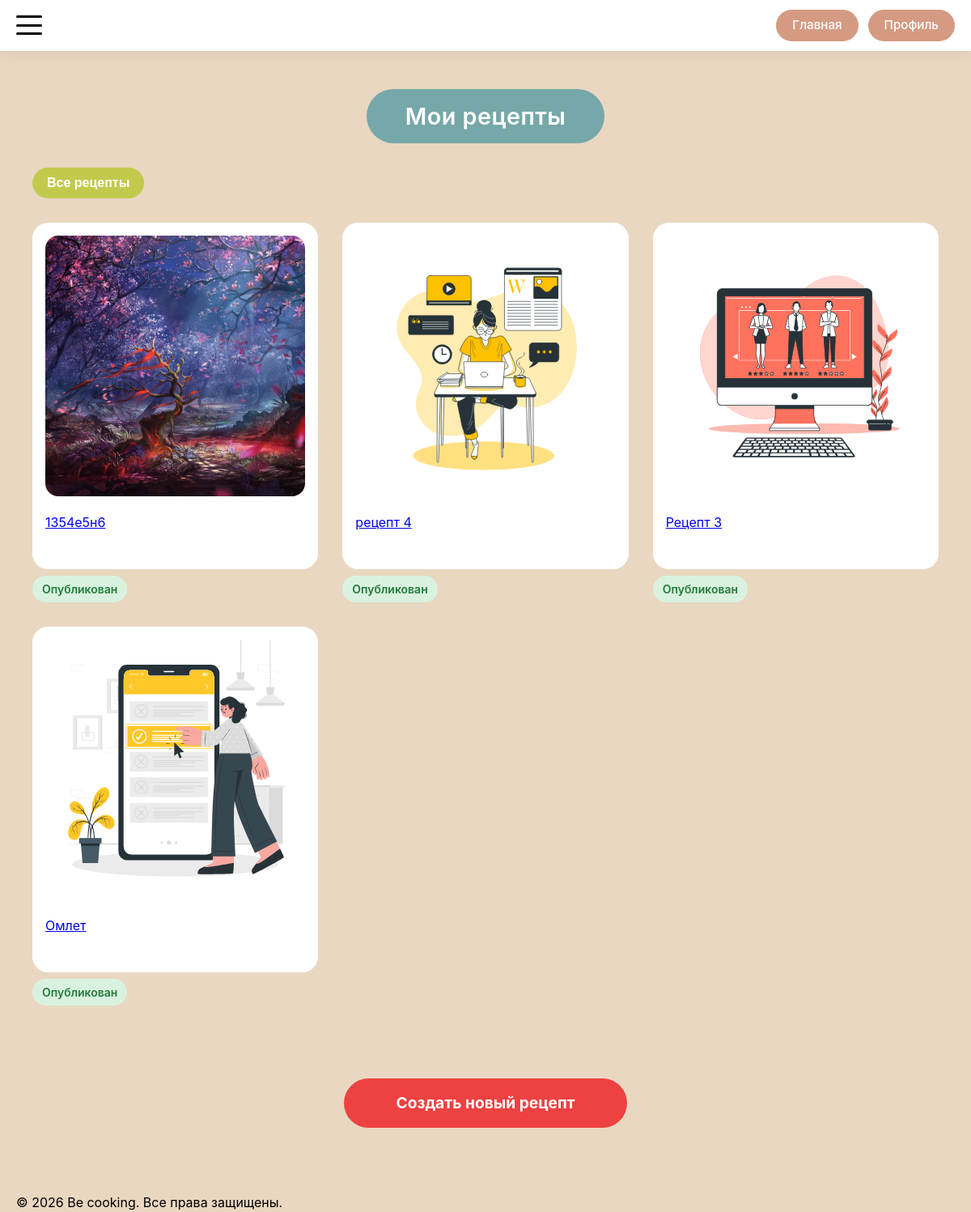
/my-recipes (signed in), run on an earlier commit of the app's database.
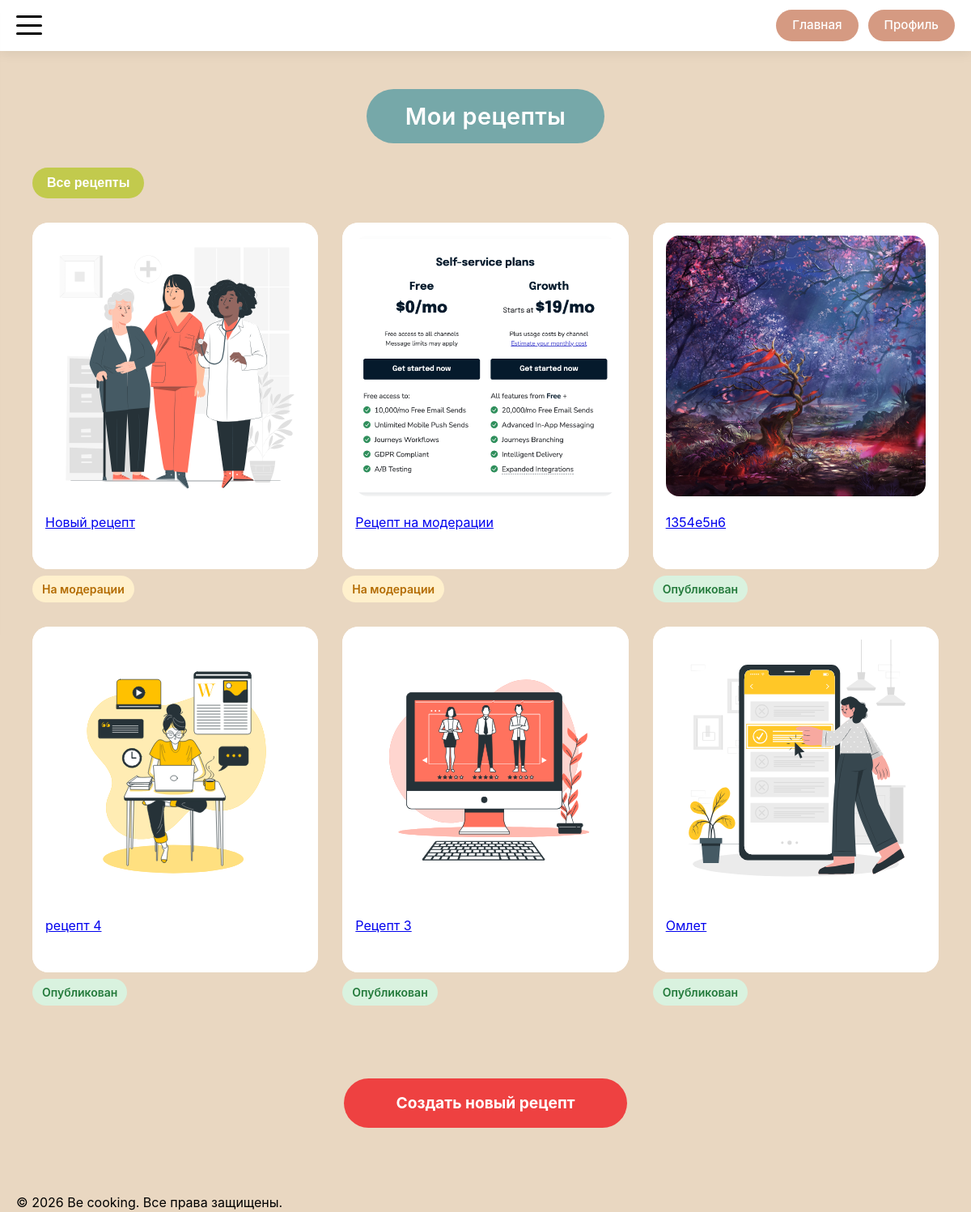
And on a later commit of the database.
### models.py (models this page shows)
class Recipe(db.Model):
    __tablename__ = 'recipe'
    id = db.Column(db.Integer, primary_key=True)
    title = db.Column(db.String(200), nullable=False)
    description = db.Column(db.Text)
    author_id = db.Column(db.Integer, db.ForeignKey('user.id'), nullable=False)
    status = db.Column(db.Enum(RecipeStatusEnum), nullable=False, default=RecipeStatusEnum.PENDING)
    created_at = db.Column(db.DateTime, default=datetime.utcnow)
    updated_at = db.Column(db.DateTime, default=datetime.utcnow, onupdate=datetime.utcnow)
    main_image_url = db.Column(db.String(300))
    ingredients = db.Column(db.JSON)  # В SQLAlchemy JSON может хранить массивы
    steps = db.relationship('RecipeStep', backref='recipe', lazy='dynamic', cascade='all, delete-orphan')
    comments = db.relationship('Comment', backref='recipe', lazy='dynamic', cascade='all, delete-orphan')
    notes = db.relationship('Note', backref='recipe', lazy='dynamic', cascade='all, delete-orphan')
    favorites = db.relationship('Favorite', backref='recipe', lazy='dynamic', cascade='all, delete-orphan')
    cart_items = db.relationship('CartItem', backref='recipe', lazy='dynamic', cascade='all, delete-orphan')

### routes/recipe_routes.py (the view, shortened to what this page needs)
@app.route('/my-recipes')
@login_required
def my_recipes():
    limit = request.args.get('limit', 9, type=int)
    offset = request.args.get('offset', 0, type=int)
    status = request.args.get('status')
    recipes_query = Recipe.query.filter_by(
        author_id=current_user.id
    )
    recipes_query = recipes_query.order_by(Recipe.created_at.desc())
    total = recipes_query.count()
    my_recipes = recipes_query.offset(offset).limit(limit).all()
    has_next = offset + limit < total
    has_prev = offset > 0
    status_labels = {
        'published': 'Опубликованные',
        'pending': 'На модерации',
        'rejected': 'Отклонённые'
    }
    return render_template(
        'my_recipes/my_recipes.html',
        my_recipes=my_recipes,
        limit=limit,
        offset=offset,
        has_next=has_next,
        has_prev=has_prev,
        current_status=status,
        status_labels=status_labels
    )

### app.py (called while the page is built)
@login_manager.user_loader
def load_user(user_id):
    return User.query.get(int(user_id))

@app.context_processor
def inject_enums():
    return dict(UserRoleEnum=UserRoleEnum)

### templates/my_recipes/my_recipes.html (shortened to what this page needs)
{% extends 'base/base.html' %}
{% block main_class %}my-recipes-main{% endblock %}
{% block container_class %}my-recipes-container{% endblock %}
{% block content %}
<div class="my-recipes-header-wrapper">
    <h1 class="my-recipes-title">Мои рецепты</h1>
</div>
<div class="my-recipes-filter-wrapper">
    <div class="dropdown">
        <button class="filter-status-btn" type="button">
            {% if current_status %}
            {{ status_labels[current_status] }}
            {% else %}
            Все рецепты
            {% endif %}
        </button>
    </div>
</div>
<div class="my-recipes-grid">
    {% for recipe in my_recipes %}
    <div class="my-recipe-card">
        {% with
        detail_endpoint = 'recipe_manage',
        item_id = recipe.id
        %}
        {% include 'components/_card.html' with context %}
        {% endwith %}
        {% if recipe.status.value == 'published' %}
        <div class="recipe-status recipe-status-published">Опубликован</div>
        {% elif recipe.status.value == 'pending' %}
        <div class="recipe-status recipe-status-pending">На модерации</div>
        {% elif recipe.status.value == 'rejected' %}
        <div class="recipe-status recipe-status-rejected">Отказано</div>
        {% endif %}
    </div>
    {% else %}
    <p>У вас нет рецептов с таким статусом</p>
    {% endfor %}
</div>
<div class="my-recipes-footer">
    <a href="{{ url_for('recipe_add') }}" class="create-recipe-btn-footer"
       style="text-decoration: none; display: inline-block;">
        Создать новый рецепт
    </a>
</div>
{% endblock %}

### templates/base/base.html (shortened to what this page needs)
<!DOCTYPE html>
<html lang="ru">
<head>
    <link href="https://googleapis.com/css2?family=Inter:opsz,wght@14..32,300;14..32,400;14..32,500;14..32,600;14..32,700&display=swap" rel="stylesheet">
    <link rel="stylesheet" href="{{ url_for('static', filename='css/style.css') }}">
</head>
<body>
    {% if request.endpoint != 'auth' %}
        {% include 'components/_header.html' %}
    {% endif %}
    <main class="main {% block main_class %}{% endblock %}">
        <div class="container {% block container_class %}{% endblock %}">
            {% block content %}{% endblock %}
        </div>
    </main>
    {% if request.endpoint != 'auth' %}
        {% include 'components/_footer.html' %}
    {% endif %}
</body>
</html>

### templates/components/_header.html (shortened to what this page needs)
<header class="header">
    <div class="header-container container">
        <button class="burger-btn" id="burgerBtn">
            <span></span>
            <span></span>
            <span></span>
        </button>
        <div class="header-buttons">
            <a href="{{ url_for('index') }}" class="header-btn">Главная</a>
            {% if current_user.is_authenticated %}
                <a href="{{ url_for('profile') }}" class="header-btn">Профиль</a>
            {% else %}
                <a href="{{ url_for('auth') }}" class="header-btn">Вход</a>
            {% endif %}
        </div>
    </div>
</header>

### templates/components/_card.html (shortened to what this page needs)
{% if detail_endpoint == 'recipe_detail' or  detail_endpoint == 'recipe_manage' %}
<div class="card">
    <a href="{{ url_for(detail_endpoint, recipe_id=item_id) }}"
       class="card-link">
        <div class="card-inner">
            <div class="card-image">
                <img src="{{ recipe.main_image_url if (recipe and recipe.main_image_url) else 'https://placehold.co/400x300' }}"
                     alt="{{ recipe.title if recipe else 'Рецепт' }}">
            </div>
            <div class="card-text">{{ recipe.title if recipe else 'Рецепт' }}</div>
        </div>
    </a>
</div>
{% endif %}

### templates/components/_footer.html
<footer class="footer">
    <div class="footer-container container">
        <p class="footer-text">© {{ now.year if now else '2026' }} Be cooking. Все права защищены.</p>
    </div>
</footer>

What changed in the data, as far as the page shows it:
added Recipe: main_image_url (picture), title "Новый рецепт", status "На модерации"
added Recipe: main_image_url (picture), title "Рецепт на модерации", status "На модерации"
